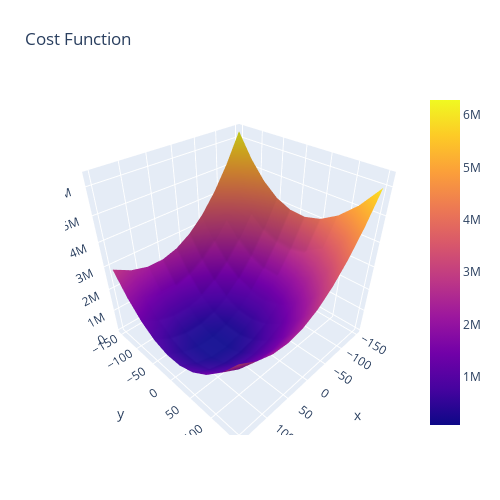

Source (notebook cell):
### Code cell
import plotly.graph_objects as go

fig = go.Figure(data=[go.Surface(x = m_arr, y = b_arr, z =z_arr)])

fig.update_layout(title='Cost Function', autosize=False,
                  width=500, height=500,
                  margin=dict(l=65, r=50, b=65, t=90))



fig.show()

fig.write_html("cost_function.html")
